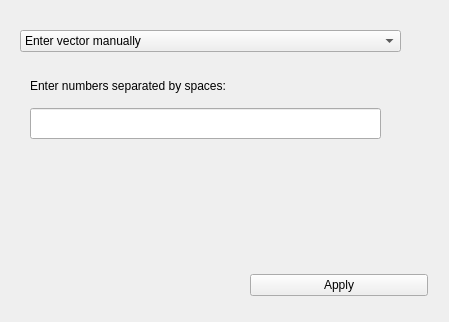
<?xml version="1.0" encoding="UTF-8"?>
<ui version="4.0">
 <class>FrequenciesDialog</class>
 <widget class="QWidget" name="FrequenciesDialog">
  <property name="geometry">
   <rect>
    <x>0</x>
    <y>0</y>
    <width>449</width>
    <height>322</height>
   </rect>
  </property>
  <property name="windowTitle">
   <string>Dialog</string>
  </property>
  <widget class="QWidget" name="layoutWidget">
   <property name="geometry">
    <rect>
     <x>20</x>
     <y>30</y>
     <width>381</width>
     <height>221</height>
    </rect>
   </property>
   <layout class="QVBoxLayout" name="verticalLayout_5">
    <item>
     <widget class="QComboBox" name="modeStack">
      <item>
       <property name="text">
        <string>Enter vector manually</string>
       </property>
      </item>
      <item>
       <property name="text">
        <string>logspace (a,b,c)</string>
       </property>
      </item>
      <item>
       <property name="text">
        <string>linspace (a,b,c)</string>
       </property>
      </item>
      <item>
       <property name="text">
        <string>Load vector from filePath</string>
       </property>
      </item>
     </widget>
    </item>
    <item>
     <widget class="QStackedWidget" name="selecVector">
      <property name="currentIndex">
       <number>0</number>
      </property>
      <widget class="QWidget" name="manual">
       <widget class="QLineEdit" name="manualValues">
        <property name="geometry">
         <rect>
          <x>10</x>
          <y>50</y>
          <width>351</width>
          <height>31</height>
         </rect>
        </property>
       </widget>
       <widget class="QLabel" name="label">
        <property name="geometry">
         <rect>
          <x>10</x>
          <y>20</y>
          <width>291</width>
          <height>16</height>
         </rect>
        </property>
        <property name="text">
         <string>Enter numbers separated by spaces:</string>
        </property>
       </widget>
      </widget>
      <widget class="QWidget" name="logspace">
       <widget class="QWidget" name="layoutWidget2">
        <property name="geometry">
         <rect>
          <x>30</x>
          <y>40</y>
          <width>176</width>
          <height>94</height>
         </rect>
        </property>
        <layout class="QHBoxLayout" name="horizontalLayout_2">
         <item>
          <layout class="QVBoxLayout" name="verticalLayout_3">
           <item>
            <widget class="QLabel" name="label_6">
             <property name="text">
              <string>Start (rad/s):</string>
             </property>
            </widget>
           </item>
           <item>
            <widget class="QLabel" name="label_7">
             <property name="text">
              <string>End (rad/s):</string>
             </property>
            </widget>
           </item>
           <item>
            <widget class="QLabel" name="label_8">
             <property name="text">
              <string>n:</string>
             </property>
            </widget>
           </item>
          </layout>
         </item>
         <item>
          <layout class="QVBoxLayout" name="verticalLayout_4">
           <item>
            <widget class="QLineEdit" name="logStart"/>
           </item>
           <item>
            <widget class="QLineEdit" name="logEnd"/>
           </item>
           <item>
            <widget class="QLineEdit" name="logCount"/>
           </item>
          </layout>
         </item>
        </layout>
       </widget>
      </widget>
      <widget class="QWidget" name="linspace">
       <widget class="QWidget" name="layoutWidget3">
        <property name="geometry">
         <rect>
          <x>30</x>
          <y>40</y>
          <width>176</width>
          <height>94</height>
         </rect>
        </property>
        <layout class="QHBoxLayout" name="horizontalLayout">
         <item>
          <layout class="QVBoxLayout" name="verticalLayout">
           <item>
            <widget class="QLabel" name="label_3">
             <property name="text">
              <string>Start (rad/s):</string>
             </property>
            </widget>
           </item>
           <item>
            <widget class="QLabel" name="label_4">
             <property name="text">
              <string>End (rad/s):</string>
             </property>
            </widget>
           </item>
           <item>
            <widget class="QLabel" name="label_5">
             <property name="text">
              <string>n:</string>
             </property>
            </widget>
           </item>
          </layout>
         </item>
         <item>
          <layout class="QVBoxLayout" name="verticalLayout_2">
           <item>
            <widget class="QLineEdit" name="linStart"/>
           </item>
           <item>
            <widget class="QLineEdit" name="linEnd"/>
           </item>
           <item>
            <widget class="QLineEdit" name="linCount"/>
           </item>
          </layout>
         </item>
        </layout>
       </widget>
      </widget>
      <widget class="QWidget" name="filePage">
       <widget class="QPushButton" name="fileButton">
        <property name="geometry">
         <rect>
          <x>20</x>
          <y>30</y>
          <width>161</width>
          <height>25</height>
         </rect>
        </property>
        <property name="text">
         <string>Choose filePath</string>
        </property>
       </widget>
       <widget class="QTextBrowser" name="filePathLabel">
        <property name="geometry">
         <rect>
          <x>20</x>
          <y>60</y>
          <width>256</width>
          <height>121</height>
         </rect>
        </property>
       </widget>
       <widget class="QLabel" name="label_2">
        <property name="geometry">
         <rect>
          <x>30</x>
          <y>10</y>
          <width>121</width>
          <height>16</height>
         </rect>
        </property>
        <property name="text">
         <string>Input filePath:</string>
        </property>
       </widget>
      </widget>
     </widget>
    </item>
   </layout>
  </widget>
  <widget class="QWidget" name="layoutWidget4">
   <property name="geometry">
    <rect>
     <x>250</x>
     <y>270</y>
     <width>178</width>
     <height>31</height>
    </rect>
   </property>
   <layout class="QHBoxLayout" name="horizontalLayout_3">
    <item>
     <widget class="QPushButton" name="okButton">
      <property name="text">
       <string>Apply</string>
      </property>
     </widget>
    </item>
   </layout>
  </widget>
  <zorder>layoutWidget</zorder>
  <zorder>layoutWidget</zorder>
  <zorder>selecVector</zorder>
 </widget>
 <resources/>
 <connections>
  <connection>
   <sender>modeStack</sender>
   <signal>currentIndexChanged(int)</signal>
   <receiver>selecVector</receiver>
   <slot>setCurrentIndex(int)</slot>
   <hints>
    <hint type="sourcelabel">
     <x>138</x>
     <y>41</y>
    </hint>
    <hint type="destinationlabel">
     <x>138</x>
     <y>80</y>
    </hint>
   </hints>
  </connection>
 </connections>
</ui>
